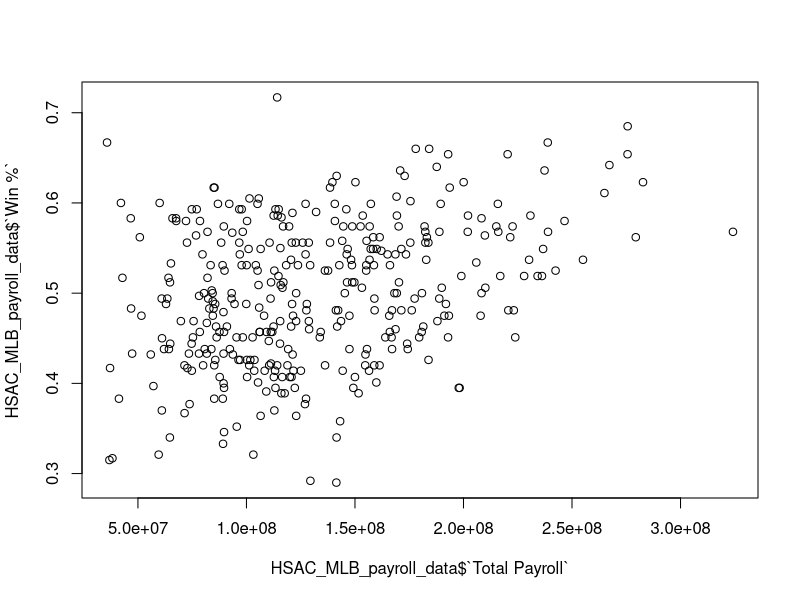
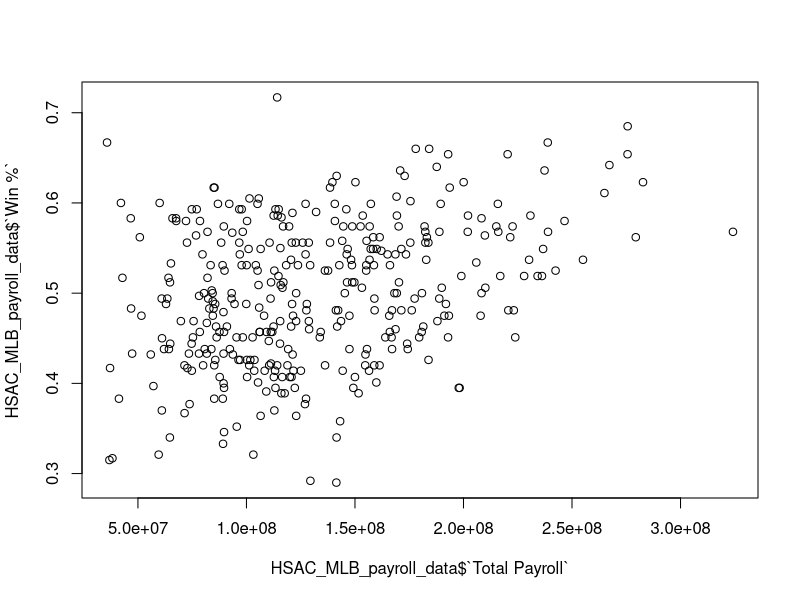
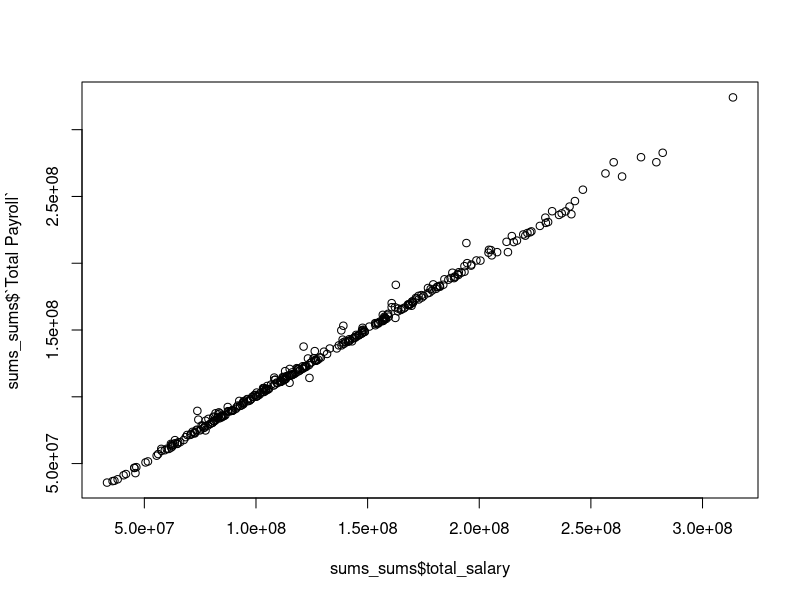
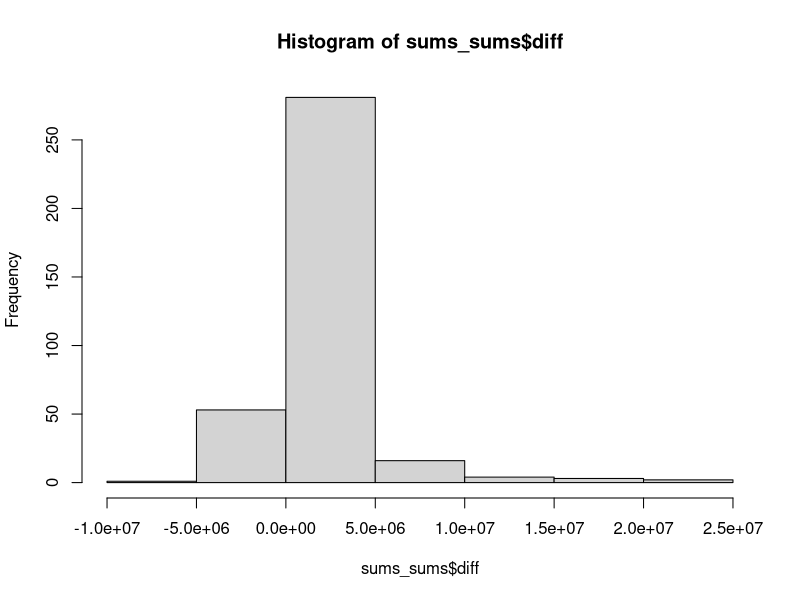
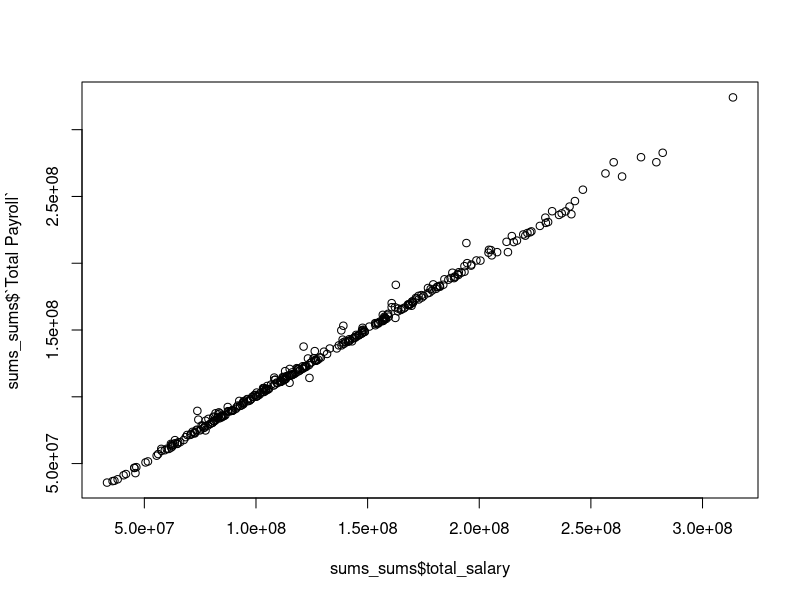

R code for these plots, in order: (Note: this script raises an error after producing the figures.)
## ---- chunk 1
library(tidyverse)
HSAC_MLB_payroll_data <- read_csv("HSAC - MLB payroll data.csv")

HSAC_MLB_payroll_data$`Total Payroll` <- sub('.', '', HSAC_MLB_payroll_data$`Total Payroll`)
HSAC_MLB_payroll_data$`Total Payroll` <- as.integer(gsub(',', '', HSAC_MLB_payroll_data$`Total Payroll`))

plot(HSAC_MLB_payroll_data$`Total Payroll`, HSAC_MLB_payroll_data$`Win %`)
summary(lm(HSAC_MLB_payroll_data$`Win %`~HSAC_MLB_payroll_data$`Total Payroll`))
plot(HSAC_MLB_payroll_data$`Total Payroll`, HSAC_MLB_payroll_data$`Win %`)
cor(HSAC_MLB_payroll_data$`Total Payroll`, HSAC_MLB_payroll_data$`Win %`, use="pairwise.complete.obs")

cor(HSAC_MLB_payroll_data$Rank, HSAC_MLB_payroll_data$`Win %`, use="pairwise.complete.obs")



## ---- chunk 2
mlb_players <- read_csv("MLB Player Salaries 10-24.csv")

mlb_players$`Adj. Salary` <- gsub('\\$', '', mlb_players$`Adj. Salary`)
mlb_players$`Adj. Salary` <- gsub(',', '', mlb_players$`Adj. Salary`)
mlb_players$`Adj. Salary` <- gsub('-', '0', mlb_players$`Adj. Salary`)

mlb_players$`Adj. Salary`<- as.integer(mlb_players$`Adj. Salary`)

team_sums <- mlb_players %>% 
  group_by(Team, Year) %>%
  summarise(total_salary=sum(`Adj. Salary`))


HSAC_MLB_payroll_data$Team <- gsub("St. Louis Cardinals", "St Louis Cardinals", HSAC_MLB_payroll_data$Team)
HSAC_MLB_payroll_data$Team <- gsub("Cleveland Indians", "Cleveland Guardians", HSAC_MLB_payroll_data$Team)
HSAC_MLB_payroll_data$Team <- gsub("Florida Marlins", "Miami Marlins", HSAC_MLB_payroll_data$Team)


sums_sums <- merge(team_sums, HSAC_MLB_payroll_data, by = c("Team", "Year"), all = TRUE)

plot(sums_sums$total_salary, sums_sums$`Total Payroll`)
sums_sums$diff <- sums_sums$`Total Payroll` - sums_sums$total_salary

#sums_sums <- sums_sums[-c(169), ]
hist(sums_sums$diff)
plot(sums_sums$total_salary, sums_sums$`Total Payroll`)

mlb_players$hhi_i <- 0

for(i in 1:31297) {
  team <- mlb_players[[i, 14]]
  year <- mlb_players[[i, 13]]
  mlb_players[i, 17] <- (mlb_players[[i, 10]] / team_sums[team_sums$Team == team & team_sums$Year == year, 3]) ^ 2
  
}

hhi_sums <- mlb_players %>% 
  group_by(Team, Year) %>%
  summarise(total_salary=sum(hhi_i))


